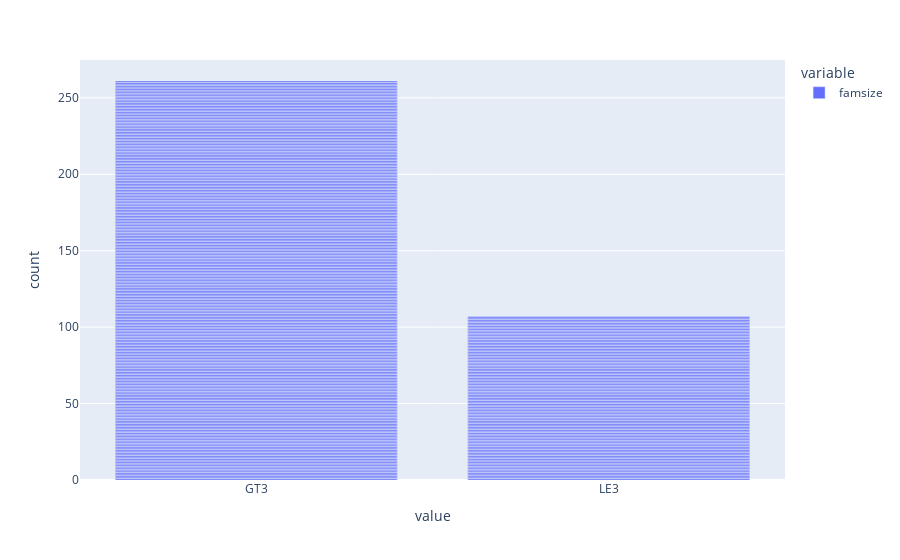

Notebook code for this chart:
### Code cell
fig = px.bar(df, y=['famsize'])
fig.show()

### Figure 1 — Plotly figure (JSON) as saved in the notebook; plotly's stock layout.template omitted (floating-point values rounded to 4 significant figures; data arrays with more than 128 entries replaced by an {"elided": "..."} marker saying what was removed)
{"data": [{"alignmentgroup": "True", "hovertemplate": "variable=famsize<br>value=%{x}<br>count=%{y}<extra></extra>", "legendgroup": "famsize", "marker": {"color": "#636efa", "pattern": {"shape": ""}}, "name": "famsize", "offsetgroup": "famsize", "orientation": "v", "showlegend": true, "textposition": "auto", "type": "bar", "x": {"elided": "395 str values"}, "xaxis": "x", "y": {"elided": "395 int values"}, "yaxis": "y"}], "layout": {"barmode": "relative", "legend": {"title": {"text": "variable"}, "tracegroupgap": 0}, "margin": {"t": 60}, "xaxis": {"anchor": "y", "domain": [0, 1], "title": {"text": "value"}}, "yaxis": {"anchor": "x", "domain": [0, 1], "title": {"text": "count"}}}}
